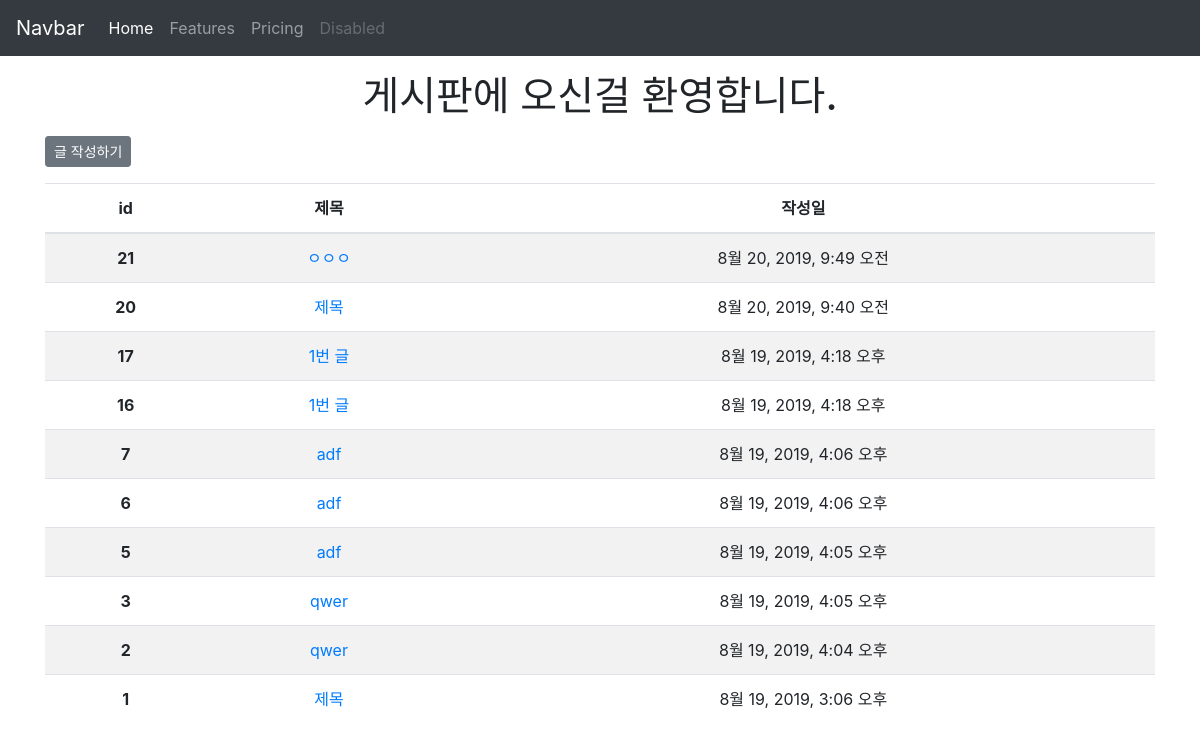
The app's page /articles/ with its own data.
### articles/models.py (models this page shows, shortened)
class Article(models.Model):
    title = models.CharField(max_length=10)
    content = models.TextField()
    created_at = models.DateTimeField(auto_now_add=True)
    updated_at = models.DateTimeField(auto_now=True)

### articles/views.py (the view)
# urls.py: path('', views.index, name='index'),
def index(request):
    articles = Article.objects.order_by('-id')
    context = {
        'articles': articles
    }
    return render(request, 'articles/index.html', context)

### articles/templates/articles/index.html
{% extends 'articles/base.html' %}
{% block body %}
<h1 class="my-3 text-center">게시판에 오신걸 환영합니다.</h1>
<a class="btn btn-secondary btn-sm mb-3" href="{% url 'articles:create' %}">글 작성하기</a>
<table class="table table-striped text-center">
    <thead>
      <tr>
        <th scope="col">id</th>
        <th scope="col">제목</th>
        <th scope="col">작성일</th>
      </tr>
    </thead>
    <tbody>
      {% for article in articles %}
      <tr>
        <th scope="row">{{ article.id }}</th>
        <td><a href="{% url 'articles:detail' article.pk %}">{{ article.title }}</a></td>
        <td>{{ article.created_at }}</td>
      </tr>
      {% endfor %}
    </tbody>
  </table>
{% endblock %}

### records on screen
Article: id "21", title "ㅇㅇㅇ", created_at "8월 20, 2019, 9:49 오전"
Article: id "20", title "제목", created_at "8월 20, 2019, 9:40 오전"
Article: id "17", title "1번 글", created_at "8월 19, 2019, 4:18 오후"
Article: id "16", title "1번 글", created_at "8월 19, 2019, 4:18 오후"
Article: id "7", title "adf", created_at "8월 19, 2019, 4:06 오후"
Article: id "6", title "adf", created_at "8월 19, 2019, 4:06 오후"
Article: id "5", title "adf", created_at "8월 19, 2019, 4:05 오후"
Article: id "3", title "qwer", created_at "8월 19, 2019, 4:05 오후"
Article: id "2", title "qwer", created_at "8월 19, 2019, 4:04 오후"
Article: id "1", title "제목", created_at "8월 19, 2019, 3:06 오후"
